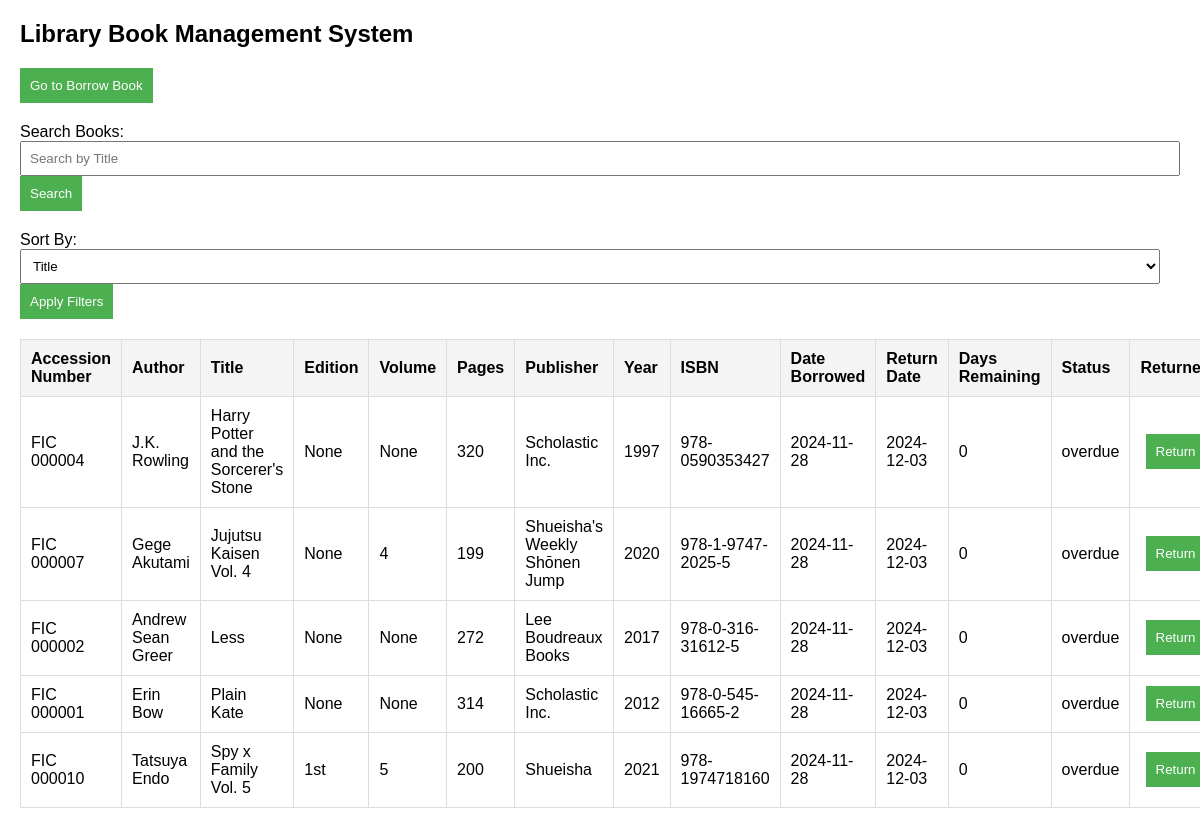
Screenshot of /view_books/ with the database file from the repository.
### libapp/models.py (models this page shows, shortened)
class Book(models.Model):
    ACCESSION_NUMBER_CHOICES = [
        ('borrowed', 'Borrowed'),
        ('available', 'Available'),
        ('returned', 'Returned'),
    ]
    accession_number = models.CharField(max_length=20, unique=True)
    author = models.CharField(max_length=100)
    title = models.CharField(max_length=200)
    edition = models.CharField(max_length=100, null=True, blank=True)
    volume = models.IntegerField(null=True, blank=True)
    pages = models.IntegerField(null=True, blank=True)
    publisher = models.CharField(max_length=100)
    year = models.IntegerField()
    isbn = models.CharField(max_length=20, unique=True)
    date_borrowed = models.DateTimeField(null=True, blank=True)
    days_remaining = models.IntegerField(default=5)
    status = models.CharField(max_length=10, choices=ACCESSION_NUMBER_CHOICES, default='available')

### libapp/views.py (the view, shortened to what this page needs)
# urls.py: path('view_books/', views.view_books, name='view books'),
def view_books(request):
    borrowed_books = Book.objects.filter(status__in=['borrowed', 'overdue'])
    current_date = timezone.now().date()
    for book in borrowed_books:
        if book.date_borrowed:
            book.expected_return_date = book.date_borrowed + timedelta(days=book.days_remaining)
        else:
            book.expected_return_date = None
    sort_field = request.GET.get('sort', 'title')
    if sort_field == 'title':
        borrowed_books = merge_sort(borrowed_books, key_func=lambda book: book.title)
    elif sort_field == 'author':
        borrowed_books = merge_sort(borrowed_books, key_func=lambda book: book.author)
    elif sort_field == 'publisher':
        borrowed_books = merge_sort(borrowed_books, key_func=lambda book: book.publisher)
    elif sort_field == 'days_remaining':
        borrowed_books = merge_sort(borrowed_books, key_func=lambda book: book.days_remaining)
    elif sort_field == 'accession_number':
        borrowed_books = merge_sort(borrowed_books, key_func=lambda book: book.accession_number)
    search_query = request.GET.get('search', '')
    if 'reset' in request.GET:
        return redirect('view_books')  # Redirect to show all borrowed books
    for book in borrowed_books:
        if book.date_borrowed:
            book.return_date = book.date_borrowed + timedelta(days=book.days_remaining)
        else:
            book.return_date = None
        return_date = (book.date_borrowed + timedelta(days=5)).date()
        days_left = (return_date - current_date).days
        book.days_remaining = max(days_left, 0)
        if days_left <= 0:
            book.status = 'overdue'
        book.save()
    return render(request, 'libapp/view_books.html', {
        'books': borrowed_books,
        'search_query': search_query,
        'sort_field': sort_field,
    })

### libapp/views.py (called while the page is built)
def merge_sort(books, key_func):
    if len(books) <= 1:
        return books
    mid = len(books) // 2
    left_half = merge_sort(books[:mid], key_func)
    right_half = merge_sort(books[mid:], key_func)
    return merge(left_half, right_half, key_func)

def merge(left, right, key_func):
    sorted_list = []
    while left and right:
        left_key = key_func(left[0])
        right_key = key_func(right[0])
        if isinstance(left_key, str):
            left_key = left_key.lower()
        if isinstance(right_key, str):
            right_key = right_key.lower()
        if left_key <= right_key:
            sorted_list.append(left.pop(0))
        else:
            sorted_list.append(right.pop(0))
    sorted_list.extend(left)
    sorted_list.extend(right)
    return sorted_list

### libapp/templates/libapp/view_books.html (shortened to what this page needs)
{% load static %}
<!DOCTYPE html>
<html lang="en">
<head>
</head>
<body>
<h2>Library Book Management System</h2>
<div style="margin-bottom: 20px;">
    <form method="get" action="{% url 'borrow book' %}">
        <button type="submit" class="btn">Go to Borrow Book</button>
    </form>
</div>
<form method="get" action="{% url 'view books' %}">
    <div class="search-container">
        <label for="search">Search Books:</label>
        <input type="text" id="search" name="search" placeholder="Search by Title" value="{{ search_query }}">
        <button type="submit" class="btn">Search</button>
    </div>
    <div class="filter-container">
        <label for="sort">Sort By:</label>
        <select id="sort" name="sort">
            <option value="title" {% if sort_field == 'title' %}selected{% endif %}>Title</option>
        </select>
        <button type="submit" class="btn">Apply Filters</button>
    </div>
</form>
<table>
    <thead>
        <tr>
            <th>Accession Number</th>
            <th>Author</th>
            <th>Title</th>
            <th>Edition</th>
            <th>Volume</th>
            <th>Pages</th>
            <th>Publisher</th>
            <th>Year</th>
            <th>ISBN</th>
            <th>Date Borrowed</th>
            <th>Return Date</th>
            <th>Days Remaining</th>
            <th>Status</th>
            <th>Returned</th>
        </tr>
    </thead>
    <tbody>
        {% for x in books %}
        <tr>
            <td>{{ x.accession_number }}</td>
            <td>{{ x.author }}</td>
            <td>{{ x.title }}</td>
            <td>{{ x.edition }}</td>
            <td>{{ x.volume }}</td>
            <td>{{ x.pages }}</td>
            <td>{{ x.publisher }}</td>
            <td>{{ x.year }}</td>
            <td>{{ x.isbn }}</td>
            <td>{{ x.date_borrowed|date:"Y-m-d" }}</td>
            <td>{{ x.return_date|date:"Y-m-d" }}</td>
            <td>{{ x.days_remaining }}</td>
            <td>{{ x.status }}</td>
            <td class="checkbox">
                <form method="POST" action="{% url 'return_book' %}">
                    <button type="submit" class="btn">Return</button>
                </form>
            </td>
        </tr>
        {% empty %}
        <tr>
            <td colspan="14">No books match the search criteria.</td>
        </tr>
        {% endfor %}
    </tbody>
</table>
</body>
</html>

### libapp/templates/libapp/view_books.html (style rules this page uses)
body { font-family: Arial, sans-serif; margin: 20px; }
.search-container, .filter-container { margin-bottom: 20px; }
table { width: 100%; border-collapse: collapse; margin-top: 10px; }
th, td { padding: 10px; border: 1px solid #ddd; text-align: left; }
th { background-color: #f4f4f4; }
input[type="text"], select { padding: 8px; width: calc(100% - 20px); }
.checkbox { text-align: center; }
.btn { background-color: #4CAF50; color: white; padding: 10px; border: none; cursor: pointer; }

### rows the page displays
Book: accession_number "FIC 000004", author "J.K. Rowling", title "Harry Potter and the Sorcerer's Stone", edition "None", volume "None", pages "320", publisher "Scholastic Inc.", year "1997", isbn "978-0590353427", date_borrowed "2024-11-28", return_date "2024-12-03", days_remaining "0", status "overdue"
Book: accession_number "FIC 000007", author "Gege Akutami", title "Jujutsu Kaisen Vol. 4", edition "None", volume "4", pages "199", publisher "Shueisha's Weekly Shōnen Jump", year "2020", isbn "978-1-9747-2025-5", date_borrowed "2024-11-28", return_date "2024-12-03", days_remaining "0", status "overdue"
Book: accession_number "FIC 000002", author "Andrew Sean Greer", title "Less", edition "None", volume "None", pages "272", publisher "Lee Boudreaux Books", year "2017", isbn "978-0-316-31612-5", date_borrowed "2024-11-28", return_date "2024-12-03", days_remaining "0", status "overdue"
Book: accession_number "FIC 000001", author "Erin Bow", title "Plain Kate", edition "None", volume "None", pages "314", publisher "Scholastic Inc.", year "2012", isbn "978-0-545-16665-2", date_borrowed "2024-11-28", return_date "2024-12-03", days_remaining "0", status "overdue"
Book: accession_number "FIC 000010", author "Tatsuya Endo", title "Spy x Family Vol. 5", edition "1st", volume "5", pages "200", publisher "Shueisha", year "2021", isbn "978-1974718160", date_borrowed "2024-11-28", return_date "2024-12-03", days_remaining "0", status "overdue"
